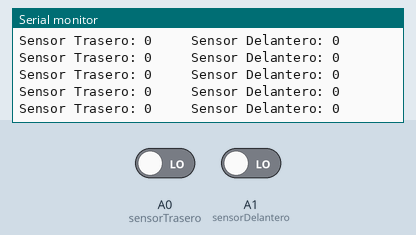
Simulated run of this sketch. Board: Arduino Uno, built with avr-gcc and run on an emulated ATmega328P. On the bench: the last lines printed to the serial monitor. The inputs (shaded band) are chosen by the test bench; at power-on: A0 (sensorTrasero) LOW, A1 (sensorDelantero) LOW.

Above: at 1.3 s.
1.4 s: A0 (sensorTrasero) driven HIGH
At 1.43 s:
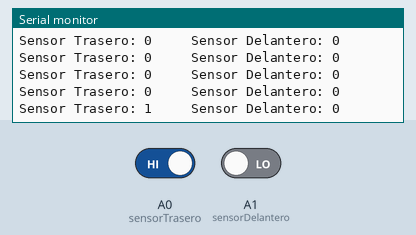
4.4 s: A1 (sensorDelantero) driven HIGH
At 4.45 s:
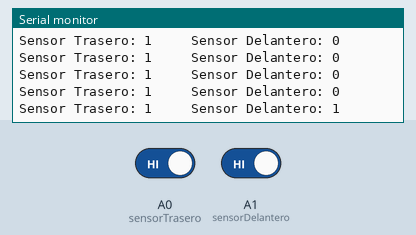
7.4 s: A0 (sensorTrasero) driven LOW
At 7.43 s:
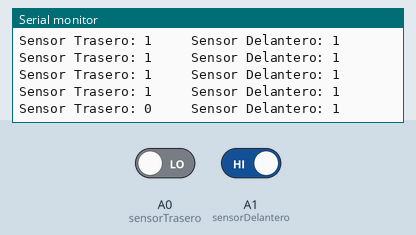

The sketch:

prueba_inflarojo.ino
```cpp
//negro marca 1 - blanco marca 0

int sensorTrasero = A0;
int lecturaTrasera = 0;

int sensorDelantero = A1;
int lecturaDelantera = 0;

void setup()
{
  Serial.begin(9600);
  delay(100);

}

void loop()
{
  lecturaTrasera = digitalRead(sensorTrasero);
  lecturaDelantera = digitalRead(sensorDelantero);

  Serial.print("Sensor Trasero: ");
  Serial.print(lecturaTrasera);
  Serial.print("     Sensor Delantero: ");
  Serial.println(lecturaDelantera);
  delay(50);
}
```

Measured:
- after the input at 1.4 s, the serial monitor: prints a new line at once (image 1)
- after the input at 4.4 s, the serial monitor: prints a new line at once (image 2)
- after the input at 7.4 s, the serial monitor: prints a new line at once (image 3)
